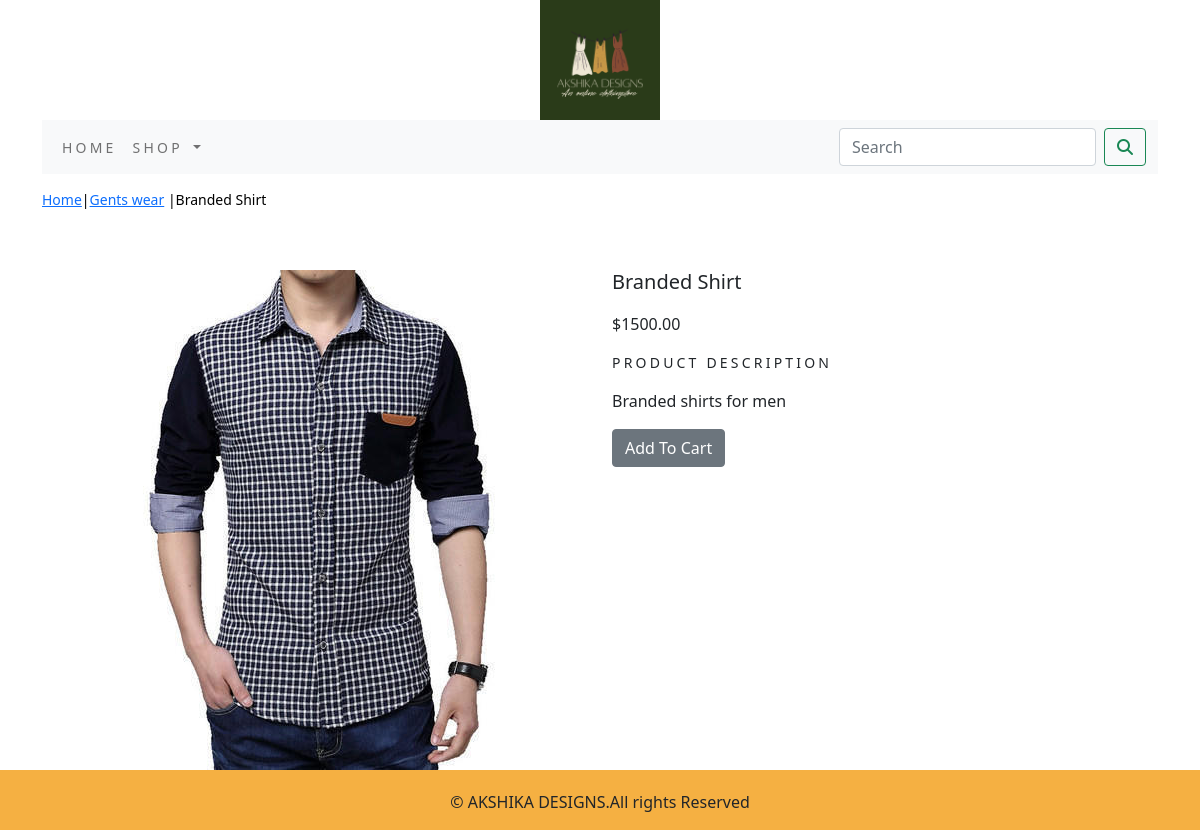
/shop/gents-wear/branded-shirt/, run on the app's committed database.
### shop/models.py (models this page shows, shortened)
class Product(models.Model):
    name=models.CharField(max_length=250,unique=True)
    slug=models.SlugField(max_length=250,unique=True)
    description=models.TextField(blank=True)
    price=models.DecimalField(max_digits=10,decimal_places=2)
    category=models.ForeignKey(Category,on_delete=models.CASCADE)
    image=models.ImageField(upload_to='product',blank=True)
    stock=models.IntegerField()
    available=models.BooleanField(default=True)
    created=models.DateTimeField(auto_now_add=True)
    updated=models.DateTimeField(auto_now=True)
    class Meta:
        ordering=('name',)
        verbose_name='product'
        verbose_name_plural='products'

class Category(models.Model):
    name=models.CharField(max_length=250,unique=True)
    slug=models.SlugField(max_length=250,unique=True)
    description=models.TextField(blank=True)
    image=models.ImageField(upload_to='category',blank=True)
    class Meta:
        ordering=('name',)
        verbose_name='category'
        verbose_name_plural='categories'
    def get_url(self):
        return reverse('shop:products_by_category',args=[self.slug])
    def __str__(self):
        return '{}'.format(self.name)

### shop/views.py (the view)
# urls.py: path('<slug:c_slug>/<slug:product_slug>/',views.prodCatDetail,name='prodCatDetail'),
def prodCatDetail(request,c_slug,product_slug):
    try:
        product=Product.objects.get(category__slug=c_slug,slug=product_slug)
    except Exception as e:
        raise e
    return render(request,"product.html",{'product':product})

### cart/context_processors.py (called while the page is built)
def counter(request):
    item_count = 0
    if 'admin' in request.path:
        return {}
    else:
        try:
            cart = Cart.objects.filter(cart_id=_cart_id(request))
            cart_items = CartItem.objects.all().filter(cart=cart[:1])
            for cart_item in cart_items:
                item_count += cart_item.quantity
        except Cart.DoesNotExist:
            item_count = 0
    return dict(item_count = item_count)

### cart/views.py (called while the page is built)
def _cart_id(request):
    cart=request.session.session_key
    if not cart:
        cart=request.session.create()
    return cart

### shop/context_processors.py (called while the page is built)
def menu_links(request):
    links=Category.objects.all()
    return dict(links=links)

### template/product.html (shortened to what this page needs)
{% extends 'base.html' %}
{% load static %}
{% block content %}
<div class="row my_prod_row_class">
    <div class="mx-auto">
        <p><a href="{% url 'shop:allProdCat' %}">Home</a>|<a href="{{product.category.get_url}}">{{product.category}}</a> |{{product.name}}</p>
</div>
</div>
<div class="container">
<br>
<div class="row">
    <div class="col-12 col-sm-12 col-md-12 col-lg-6 text-center">
        <div style="min-width:18rem;">
            <img src="{{product.image.url}}" alt="{{product.name}}">
        </div>
    </div>
        <div class="col-12 col-sm-12 col-md-12 col-lg-6">
            <div>
            <h1 class= "my_prod_title"> {{product.name}}</h1>
            <p>${{product.price}}</p>
            <p class="my_title">Product Description</p>
            <p class="text-justify my_prod_text" >{{product.description}}</p>
            {% if product.stock <= 0 %}
            <p class="text-justify my_prod_text"><b>Out Of Stock</b></p>
            {% else %}
            <a class="btn btn-secondary" href="{% url 'cart:add_cart' product.id %}">Add To Cart</a>
            {% endif %}
        </div>
        </div>
    </div>
</div>
{% endblock %}

### static/css/custom.css (style rules this page uses)
.my_title { font-size:16px; text-transform:uppercase; letter-spacing:0.2rem; }
.my_prod_row_class { padding-top:15px; padding-bottom:20px; }
.my_prod_row_class .mx-auto { color:#000; font-size:14px; text-decoration:None; }
.my_prod_title { font-size:20px; text=transform:uppercase; letter-spacing:0.2em padding-top:20px; padding-bottom:10px; }
.my_prod_text { padding-right:20px; }
.my_title { font-size:14px; }

### data on the page
Product: category "Gents wear", name "Branded Shirt", image (picture), price "1500.00", description "Branded shirts for men"
